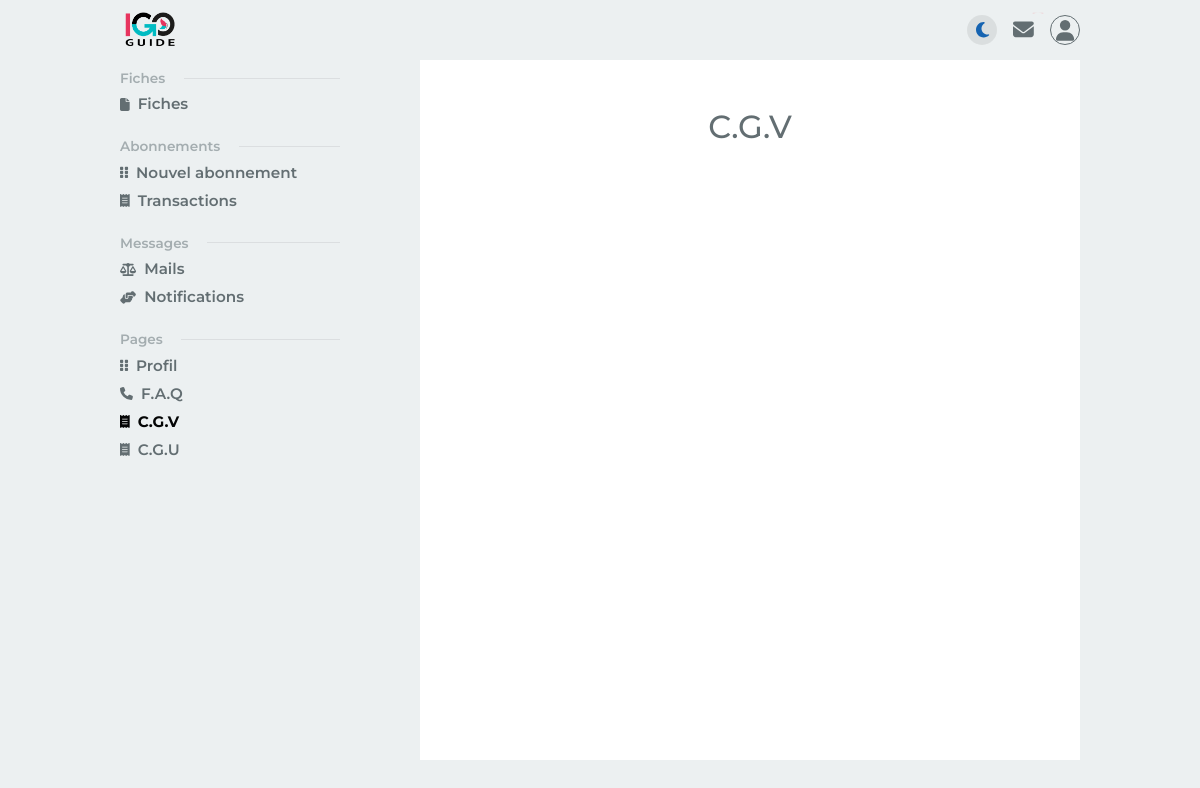
Before: /index.php/pro/cgv with the older database file.
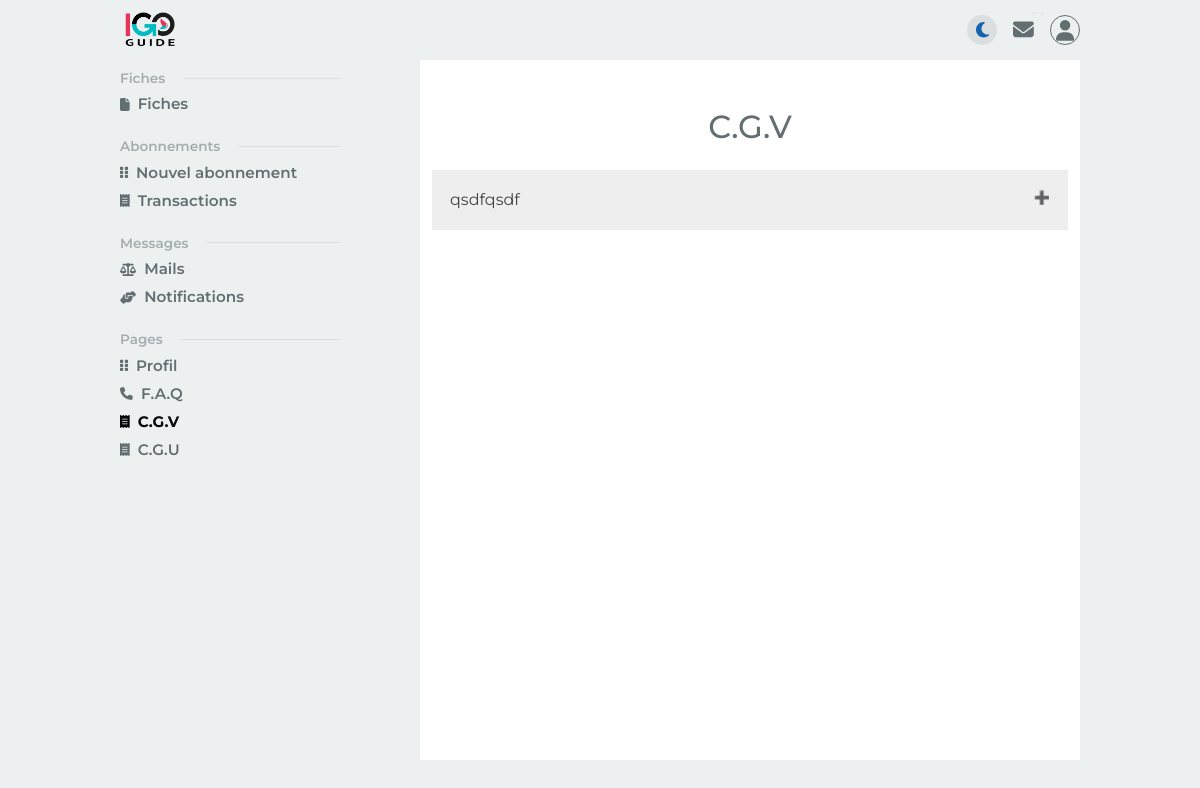
After: the same page with the newer database file.
### tables this page shows
CREATE TABLE IF NOT EXISTS `cgv` (
  `cgv_id` int NOT NULL AUTO_INCREMENT,
  `cgv_entete` text NOT NULL,
  `cgv_contenu` text NOT NULL,
  PRIMARY KEY (`cgv_id`)
);

### application/controllers/Pro.php (called while the page is built, shortened)
<?php
    class Pro extends CI_Controller {
        public function __construct() {
            $this->load->model("FrontModel","front") ;
            $this->load->model("ProModel","pro") ;
        }
        public function cgv() {
            $this->load->view('pro/cgv',['cgv' => $this->front->getCGV()]) ;
        }
    }

### index.php (called while the page is built, shortened)
<?php
require_once BASEPATH.'core/CodeIgniter.php';

### application/core/database/QueryBuilder.php (called while the page is built, shortened)
<?php
class QueryBuilder{
    protected $db;
    protected $query;
    protected $queryType;
    public function __construct(Database $db)
    {
        $this->db = $db->getConnection();
    }
    public function select($table)
    {
        $table = htmlspecialchars(trim($table));
		$this->query = "SELECT * FROM " . $table;
        $this->queryType = "select";
		return $this;
    }
    public function order($param)
	{
		$this->query .= " ORDER BY ";
		$listeOrder = "";
		foreach ($param as $key => $value) {
			$listeOrder .= $key . " " . $value . ",";
		}
		$listeOrder = trim($listeOrder, ",");
		$this->query .= $listeOrder;
		return $this;
	}
    public function execute(array $params = null)
    {
        $response = false;
        $req = null;
        try {
            $req = $this->db->prepare($this->query);
            $response = $req->execute($params);
        } catch (PDOException $e) {
            die($e->getMessage());
        }
        if($this->queryType === "select") {
            return $req->fetchAll(PDO::FETCH_OBJ);
        }
        return $response;
    }
}

### application/core/database/Database.php (called while the page is built, shortened)
<?php
class Database{
    private $pdo;
    public function __construct($config = null)
    {
        $dns = 'mysql:host='. $config["db_host"] .';port='. $config["db_port"] .';dbname=' . $config["db_name"];
        try {
            $this->pdo = new PDO($dns, $config["db_user"], $config["db_password"],self::OPTIONS);
        } catch (PDOException $e) {
            die($e->getMessage());
        }
    }
    public function getConnection()
    {
        return $this->pdo;
    }
}

### application/models/FrontModel.php (called while the page is built, shortened)
<?php
    class FrontModel extends CI_Model
    {
        public function getCGV() {
            return DB::select("cgv")
                       ->order(["cgv_id" => "ASC"])
                       ->execute(null) ;
        }
    }

### application/views/pro/cgv.php (the view, shortened to what the changed rows need)
<!DOCTYPE html>
<html lang="en">
<head>
    <link href="https://cdn.jsdelivr.net/npm/bootstrap@5.2.3/dist/css/bootstrap.min.css" rel="stylesheet">
    <link rel="stylesheet" href="https://cdnjs.cloudflare.com/ajax/libs/font-awesome/6.2.1/css/all.min.css">
    <link rel="stylesheet" href="<?= base_url() ?>publics/pro/css/admin.css">
    <link rel="stylesheet" href="<?= base_url() ?>publics/pro/css/admin_dark.css">
    <link rel="stylesheet" href="<?= base_url() ?>publics/pro/css/style.css">
</head>
<body>
    <div class="main">
        <div class="wrapper">
            <main class="content">
                <div class="py-5" style="overflow: hidden; background-color: #fee085; background-color: white; min-height: 700px;">
                    <div class="container">
                        <div class="row">
                            <div class="col-xl-12 col-lg-12 col-md-12 col-sm-12 col-12">
                                <h2 class="text-center mb-4 entete_row entete_row_primary">C.G.V</h2>
                                <?php if (isset($cgv)) : ?>
                                    <?php for ($i = 0; $i < count($cgv); $i++) : ?>
                                        <button class="accordion"><?= $cgv[$i]->cgv_entete; ?></button>
                                    <?php endfor; ?>
                                <?php endif; ?>
                            </div>
                        </div>
                    </div>
                </div>
            </main>
        </div>
    </div>
</body>
</html>

Changed rows visible on the page:
added cgv: cgv_entete "qsdfqsdf"
